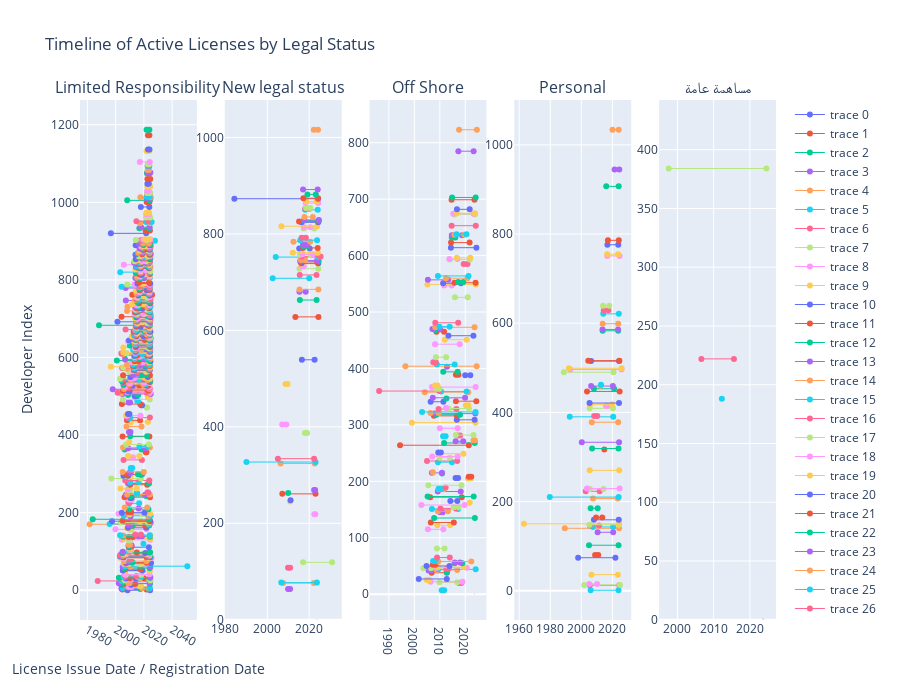

The cell this chart's notebook holds for it:
### Code cell
import pandas as pd
import plotly.graph_objects as go
from plotly.subplots import make_subplots
from datetime import datetime

# Assuming the DataFrame is already loaded as 'developers'
# Uncomment below if you want to read the CSV file again
# developers = pd.read_csv('data/Developers.csv')

# Convert date columns to datetime format
developers['license_issue_date'] = pd.to_datetime(developers['license_issue_date'])
developers['license_expiry_date'] = pd.to_datetime(developers['license_expiry_date'])
developers['registration_date'] = pd.to_datetime(developers['registration_date'])

# Group by 'legal_status_en'
grouped = developers.groupby('legal_status_en')

# Create subplots
fig = make_subplots(rows=1, cols=len(grouped.groups), subplot_titles=list(grouped.groups.keys()))

# Loop through each group to add to subplot
for i, (name, group) in enumerate(grouped):
    for idx, row in group.iterrows():
        fig.add_trace(
            go.Scatter(x=[row['license_issue_date'], row['license_expiry_date']], y=[idx, idx],
                       mode='lines+markers+text',
                       hovertext=row['developer_name_en'],
                       line=dict(width=1)),
            row=1, col=i+1
        )
        
    # Add a vertical line for the current date
    current_date = datetime.now()
    fig.add_shape(
        go.layout.Shape(
            type="line",
            x0=current_date,
            x1=current_date,
            y0=0,
            y1=1,
            yref="paper",
            line=dict(
                color="Red",
                width=0.5,
            ),
        ),
        row=1, col=i+1
    )

# Update layout
fig.update_layout(
    title="Timeline of Active Licenses by Legal Status",
    xaxis_title="License Issue Date / Registration Date",
    yaxis_title="Developer Index",
    height=700  # Setting the plot height to 700
)

fig.show()
